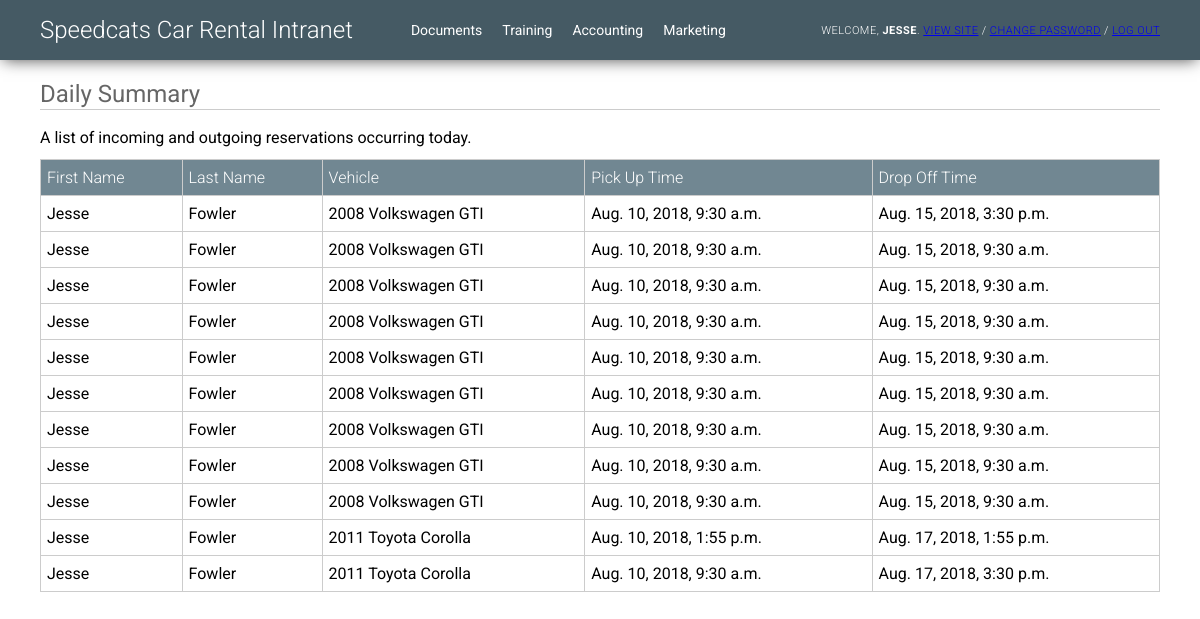
The page /inventory/daily_summary/ (signed in) on the database as committed earlier.
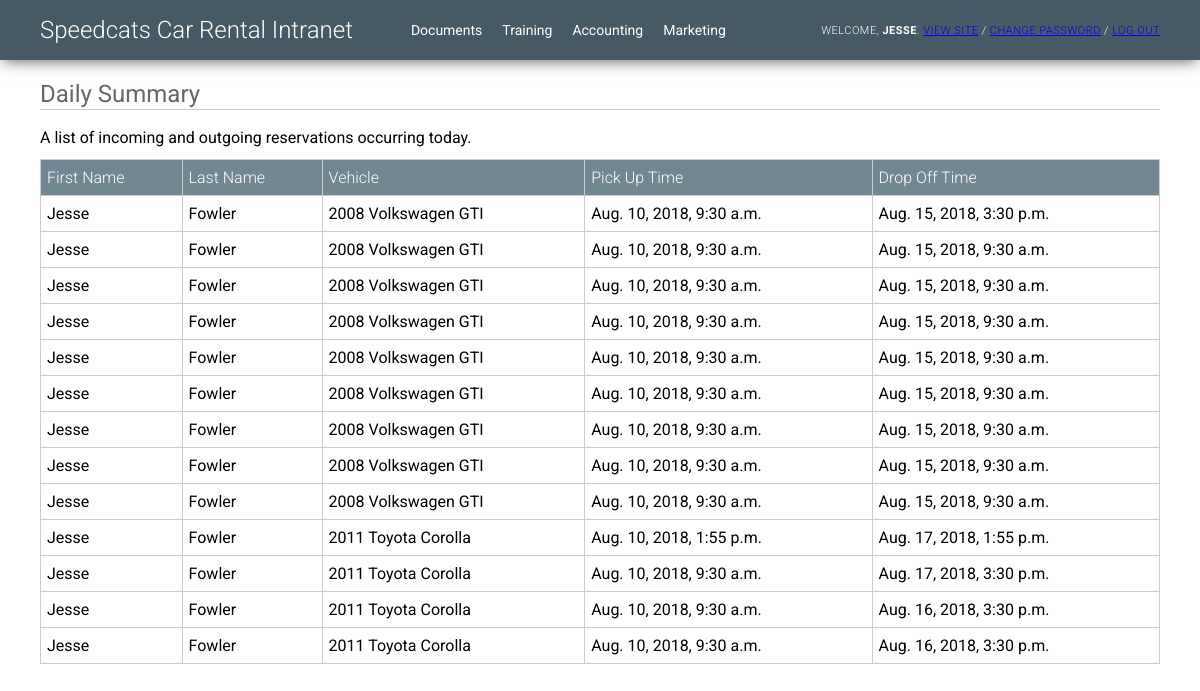
The same page on the database as committed later.
### inventory/models.py (models this page shows, shortened)
class Reservation(models.Model):
	user = models.ForeignKey(settings.AUTH_USER_MODEL, on_delete=models.CASCADE, related_name="reservations")
	vehicle = models.ForeignKey(Vehicle, on_delete=models.CASCADE)
	pick_up_time = models.DateTimeField(blank=False, null=False)
	pick_up_location = models.ForeignKey(Store, on_delete=models.CASCADE, related_name='pick_up_store')
	drop_off_time = models.DateTimeField(blank=False, null=False)
	drop_off_location = models.ForeignKey(Store, on_delete=models.CASCADE, related_name='drop_off_store')
	subtotal = models.DecimalField(max_digits=8, decimal_places=2, null=True)
	tax = models.DecimalField(max_digits=8, decimal_places=2, null=True)
	total = models.DecimalField(max_digits=8, decimal_places=2, null=True)
	miles_driven = models.IntegerField(null=True, blank=True)

class Vehicle(models.Model):
	status_choices = (
		('m', 'Maintenance'),
		('a', 'Available'),
		('r', 'Reserved'),
	)
	vehicle_type_choices = (
		('c', 'Car'),
		('s', 'SUV'),
		('t', 'Truck'),
	)
	engine_type_choices = (
		('i4', 'Inline 4'),
		('i6', 'Inline 6'),
		('v4', 'V4'),
		('v6', 'V6'),
		('v8', 'V8'),
		('w8', 'W8'),
		('vr6', 'VR6'),
		('e', 'Electric'),
		('h', 'Hybrid'),
	)
	VIN = models.CharField(max_length=17)
	store = models.ForeignKey(Store, on_delete=models.CASCADE)
	year = models.IntegerField()
	make = models.CharField(max_length=30)
	model = models.CharField(max_length=30)
	color = models.CharField(max_length=10)
	mileage = models.IntegerField()
	image = models.ImageField(upload_to="vehicle_photos", blank=True)
	gas_mileage = models.IntegerField(null=True, blank=True)
	engine_size = models.DecimalField(max_digits=2, decimal_places=1, null=True, blank=True)
	engine_type = models.CharField(
		max_length=3,
		choices=engine_type_choices,
		default='i4',
	)
	storage_space = models.IntegerField(null=True, blank=True)
	horsepower = models.IntegerField(null=True, blank=True)
	price = models.DecimalField(max_digits=8, decimal_places=2, default=85.99)
	status = models.CharField(
		max_length=1,
		choices=status_choices,
		default='a',
	)
	vehicle_type = models.CharField(
		max_length=1,
		choices=vehicle_type_choices,
		default='c',
	)
	def __str__(self):
		return str(self.year) + ' ' + self.make + ' ' + self.model

### inventory/views.py (the view)
# urls.py: path('daily_summary/', views.daily_summary, name='daily_summary'),
@staff_member_required
def daily_summary(request):
	query_results = []
	now = datetime.now().date()
	results = Reservation.objects.all()
	for result in results:
		if result.pick_up_time.date() == now or result.drop_off_time.date() == now:
			query_results.append(result)
	context = {
		"results":query_results
	}
	return render(request, 'inventory/daily_summary.html', context)

### inventory/templates/inventory/daily_summary.html
{% extends "inventory/intranet_base.html" %}
{% block content %}
<h2 id="pageheader">Daily Summary</h2>
<p id="reportdetail">A list of incoming and outgoing reservations occurring today.</p>
<table id="contenttable">
    <tr>
        <th>First Name</th>
        <th>Last Name</th>
        <th>Vehicle</th>
        <th>Pick Up Time</th>
        <th>Drop Off Time</th>
    </tr>
    {% for item in results %}
    <tr>
        <td>{{ item.user.first_name }}</td>
        <td>{{ item.user.last_name }}</td>
        <td>{{ item.vehicle }}</td>
        <td>{{ item.pick_up_time }}</td>
        <td>{{ item.drop_off_time }}</td>
    </tr>
    {% endfor %}
</table>
{% endblock %}

Rows that differ between the two databases and show on the page:
added Reservation: user.first_name "Jesse", user.last_name "Fowler", vehicle "2011 Toyota Corolla", pick_up_time "Aug. 10, 2018, 9:30 a.m.", drop_off_time "Aug. 16, 2018, 3:30 p.m."
added Reservation: user.first_name "Jesse", user.last_name "Fowler", vehicle "2011 Toyota Corolla", pick_up_time "Aug. 10, 2018, 9:30 a.m.", drop_off_time "Aug. 16, 2018, 3:30 p.m."
